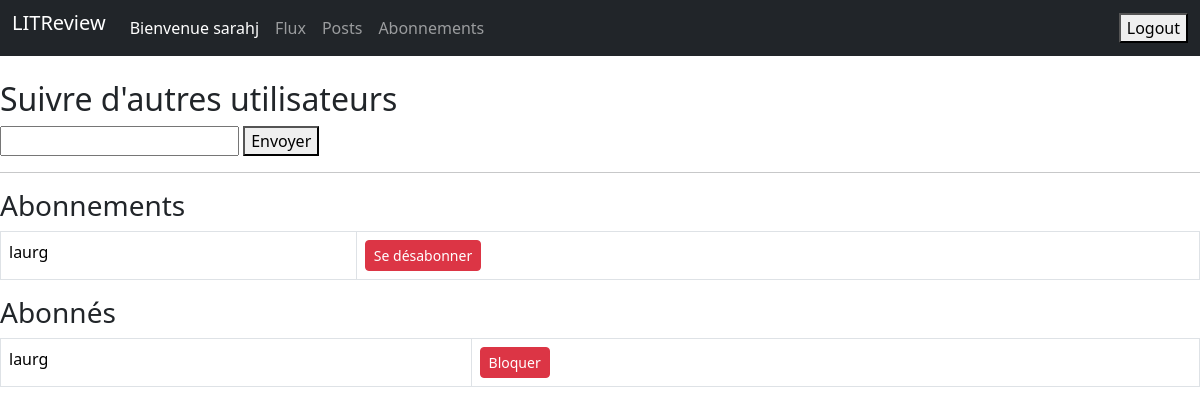
/reviews/abonnements/ (signed in), run on the app's committed database.
### reviews/models.py (models this page shows)
class UserFollows(models.Model):
    user = models.ForeignKey(
        to=settings.AUTH_USER_MODEL,
        related_name='following',
        on_delete=models.CASCADE
    )
    followed_user = models.ForeignKey(
        to=settings.AUTH_USER_MODEL,
        related_name='followers',
        on_delete=models.CASCADE
    )
    is_blocked = models.BooleanField(default=False)
    class Meta:
        unique_together = ('user', 'followed_user')

### reviews/views.py (the view, shortened to what this page needs)
# urls.py: path('abonnements/', views.subscriptions, name='abonnements'),
@login_required
def subscriptions(request):
    abonnements = request.user.following.select_related('followed_user')
    abonnes = request.user.followers.select_related('user')
    return render(request, 'reviews/subscriptions.html', {
        'abonnements': abonnements,
        'abonnes': abonnes,
    })

### templates/reviews/subscriptions.html (shortened to what this page needs)
<!DOCTYPE html>
<html lang="fr">
<head>
    <link href="https://cdn.jsdelivr.net/npm/bootstrap@5.3.3/dist/css/bootstrap.min.css" rel="stylesheet">
</head>
<body>
<nav class="navbar navbar-expand-lg navbar-dark bg-dark mb-4">
    <div class="container-fluid">
        <div class="collapse navbar-collapse">
            <ul class="navbar-nav me-auto">
                <li><a class="navbar-brand" href="{% url 'login' %}">LITReview</a></li>
                <li class="nav-item d-flex align-items-end">
                  <span class="nav-link text-white small">
                    {% if user.is_authenticated %}
                      Bienvenue {{ user.username }}
                    {% else %}
                      Non connecté
                    {% endif %}
                  </span>
                </li>
                <li class="nav-item"><a class="nav-link" href="{% url 'flux' %}">Flux</a></li>
                <li class="nav-item"><a class="nav-link" href="{% url 'posts' %}">Posts</a></li>
                <li class="nav-item"><a class="nav-link" href="{% url 'abonnements' %}">Abonnements</a></li>
            </ul>
            <form method="post" action="{% url 'logout' %}">
                <button type="submit">Logout</button>
            </form>
        </div>
    </div>
</nav>
<div class="form-container">
<h2>Suivre d'autres utilisateurs</h2>
    <form method="post">
        <input type="text" name="username" id="username" required>
        <button type="submit">Envoyer</button>
    </form>
    <hr>
    <h3>Abonnements</h3>
    <table class="table table-bordered">
        {% for follow in abonnements %}
        <tr>
            <td>{{ follow.followed_user.username }}</td>
            <td>
                <form method="post" style="display:inline;">
                    <button type="submit" class="btn btn-sm btn-danger">Se désabonner</button>
                </form>
            </td>
        </tr>
        {% empty %}
        <tr><td colspan="2">Aucun abonnement.</td></tr>
        {% endfor %}
    </table>
  <h3>Abonnés</h3>
<table class="table table-bordered">
    {% for follow in abonnes %}
        <tr>
            <td>{{ follow.user.username }}</td>
            <td>
                <form method="post" style="display:inline;">
                    {% if follow.is_blocked %}
                        <button type="submit" class="btn btn-sm btn-success">Débloquer</button>
                    {% else %}
                        <button type="submit" class="btn btn-sm btn-danger">Bloquer</button>
                    {% endif %}
                </form>
            </td>
        </tr>
    {% empty %}
        <tr><td colspan="2">Aucun abonné.</td></tr>
    {% endfor %}
</table>
</div>
</body>
</html>

### data on the page
UserFollows: followed_user.username "laurg"
UserFollows: user.username "laurg", is_blocked "Bloquer"

### other printed values
{{ user.username }} "sarahj"
